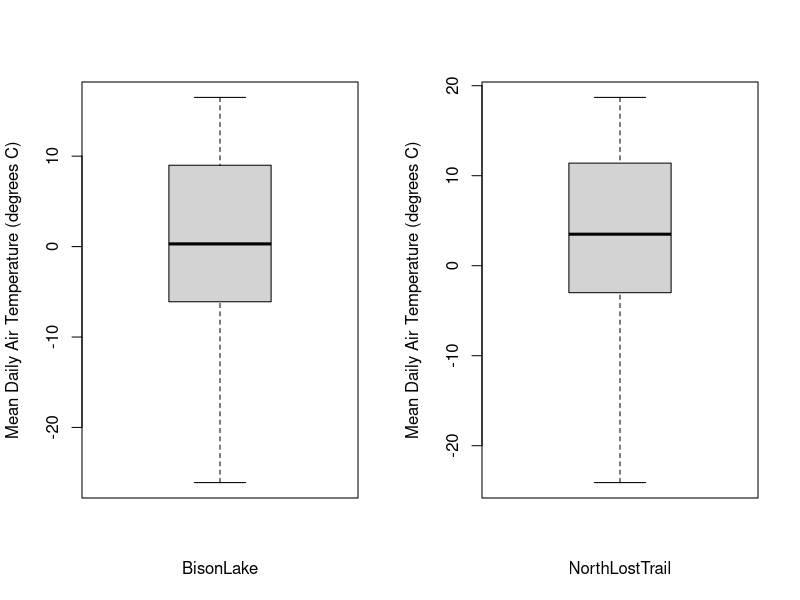
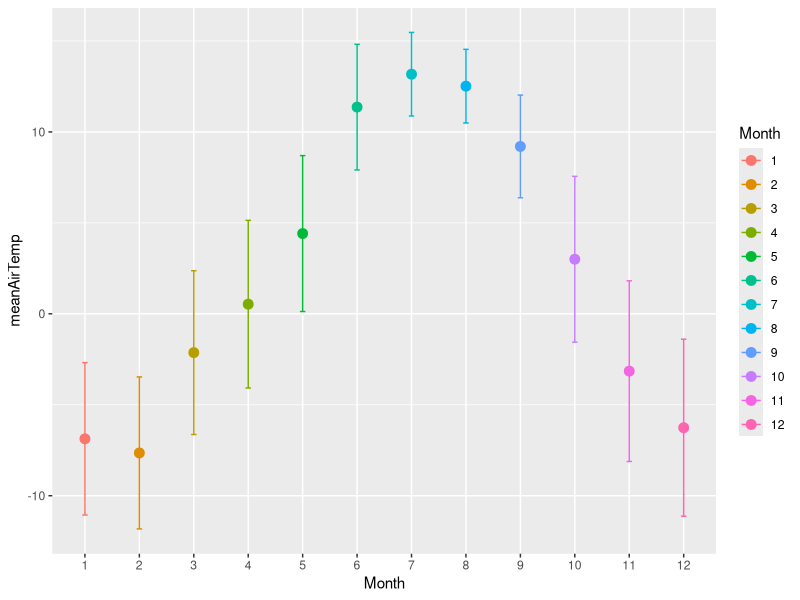

Reproduce these figures in R, in order.
# plyr tutorial
# 2017-04-19
# Melanie

#install.packages("plyr")
library(plyr)

climate <- read.csv(file="ClimateData.csv")
climate$Month <- as.factor(climate$Month)
climate$Year <- as.factor(climate$Year)
str(climate)

# Using ddply: a simple example

# Use 'ddply' to calculate the mean air temperature for each month
ddply(climate, # input data frame
      "Month", # variable to subset by
      function(x){ # function to run on each subset
        mean(x$AvgAirTemp)
      }
)

# Alter the function slightly so that the output is easier to work with
monthlyData <- ddply(climate,
                     "Month",
                     function(x){ 
                       MeanAirTemp <- mean(x$AvgAirTemp)
                       data.frame(MeanAirTemp=MeanAirTemp)
                     }
)
print(monthlyData)

# Using ‘ddply’ to subset data based on multiple factors and perform a calculation

# Use 'ddply' to calculate the mean air temperature for each month-year combination
monthYearData <- ddply(climate,
                       c("Month","Year"),
                       function(x){ 
                         MeanAirTemp <- mean(x$AvgAirTemp)
                         data.frame(MeanAirTemp=MeanAirTemp)
                       }
)
print(monthYearData)

# Using 'ddply' to calculate multiple summary statistics

# Use 'ddply' to calculate, for each month, means and standard deviations for daily air
# temperature and precipitation
monthlyData <- ddply(climate,
                     "Month",
                     function(x){ 
                       
                       meanAirTemp <- mean(x$AvgAirTemp)
                       sdAirTemp <- sd(x$AvgAirTemp)
                       meanPrecip <- mean(x$Precip)
                       sdPrecip <- sd(x$Precip)
                       
                       data.frame(meanAirTemp=meanAirTemp,sdAirTemp=sdAirTemp,
                                  meanPrecip=meanPrecip,sdPrecip=sdPrecip)
                     }
)
print(monthlyData)

# Using 'summarize' within 'ddply'
# Calculate the mean air temperature for each month
monthlyData <- ddply(climate, # input data frame 
                     "Month", # variable to subset by
                     summarise, # "helper function" to run
                     MeanAirTemp = mean(AvgAirTemp)) # function to apply to each subset
print(monthlyData)

# Calculate the mean air temperature for each month-year combination
monthYearData <- ddply(climate, 
                       c("Month","Year"), 
                       summarise, 
                       MeanAirTemp = mean(AvgAirTemp))
print(monthYearData)

# Calculate, for each month, the mean and standard deviation for air temperature 
monthlyData <- ddply(climate, 
                     "Month", 
                     summarise, 
                     meanAirTemp=mean(AvgAirTemp), 
                     sdAirTemp=sd(AvgAirTemp))
print(monthlyData)

#Using ‘transform’ and ‘mutate’ within ‘ddply’
# Use 'transform' within 'ddply' to split your data into subsets, perform a calculation on
# each subset, and add the results to a copy of your input data frame as a new column
x <- ddply(climate, 
           "Month", 
           transform, 
           MonthlyMeanTemp = mean(AvgAirTemp))
head(x)

# 'Mutate' works similarly to 'transform', but allows you to do calculations within 'ddply'
# using columns you just created
x <- ddply(climate, 
           "Month", 
           mutate, 
           AvgMaxTemp = mean(MaxAirTemp),
           AvgMinTemp = mean(MinAirTemp),
           MonthlyMeanTempRange = AvgMaxTemp - AvgMinTemp)

# Using plyr for plotting
# Create boxplots of the mean daily air temperatures for each weather station
par(mfrow = c(1,2))
d_ply(climate, 
      "StationName", 
      summarise, 
      boxplot(AvgAirTemp, 
              xlab=unique(StationName), 
              ylab="Mean Daily Air Temperature (degrees C)"))

#Using other types of functions within ‘ddply’

# Use a linear model to examine how precipitation changes with air temperature within 
# each month
precipTemp <- ddply(climate, 
                    "Month", 
                    function(x) {
                      model <- lm(Precip ~ AvgAirTemp, data=x)
                      setNames(coef(model), c("Intercept", "Slope"))
                    }
)
print(precipTemp)

#Creating graphs using ‘ddply’ output

# For each month, calculate and graph the mean and standard deviation for air temperature 

monthlyData <- ddply(climate, 
                     "Month", 
                     summarise, 
                     meanAirTemp=mean(AvgAirTemp), 
                     sdAirTemp=sd(AvgAirTemp))
print(monthlyData)
head(x)

library(ggplot2)

p <- ggplot(monthlyData, aes(x=Month,y=meanAirTemp,colour=Month))
p <- p + geom_point(position=position_dodge(width=0.3), stat="identity", size = 3) 
p <- p + geom_errorbar(aes(ymin=meanAirTemp-sdAirTemp, ymax=meanAirTemp+sdAirTemp),
                       width=.1,position=position_dodge(.3))
print(p)
